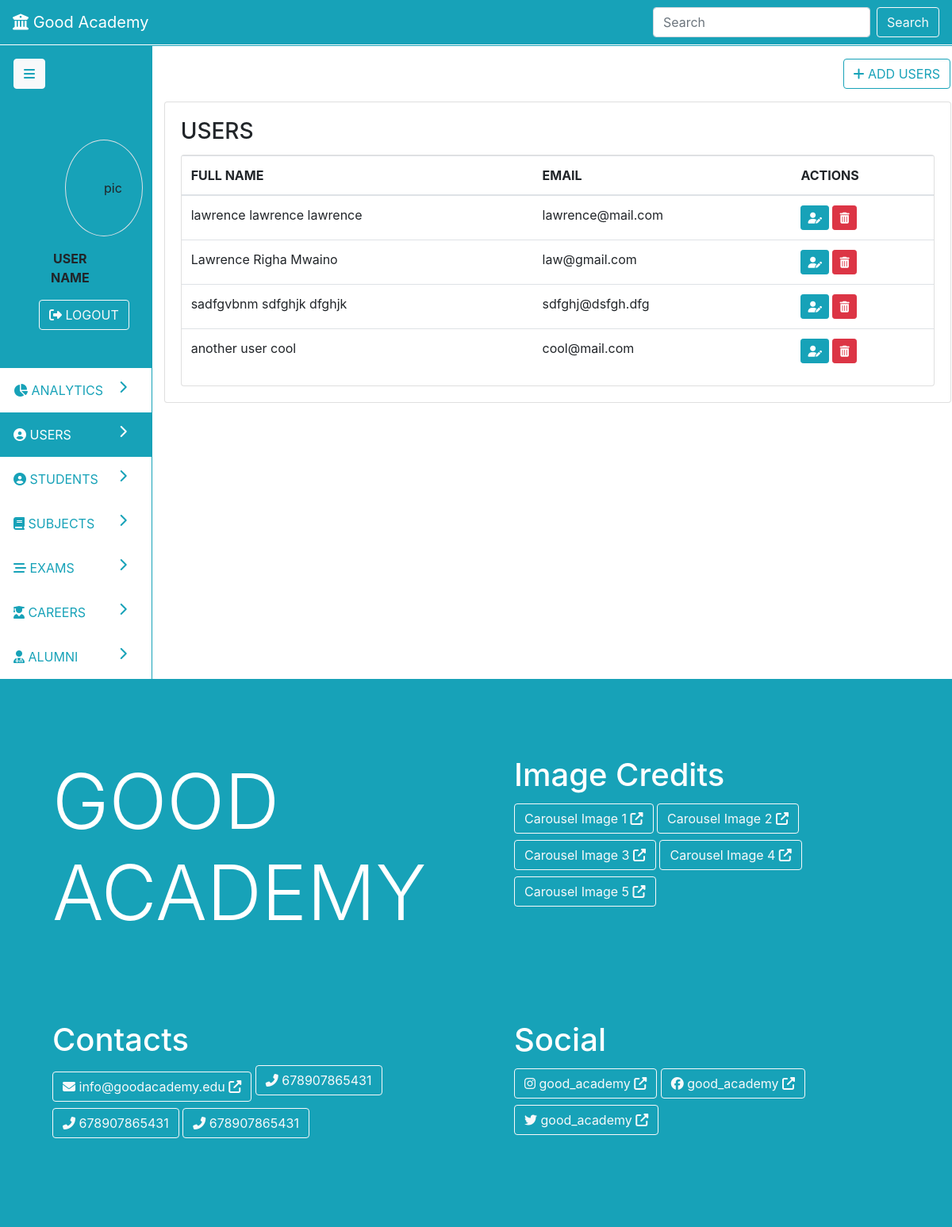
Screenshot of /users with the database file from the repository.
### parent/models.py (models this page shows, shortened)
class User(db.Model):
	id = db.Column(db.Integer, primary_key=True)
	first_name = db.Column(db.String(19), nullable=False)
	middle_name = db.Column(db.String(19), nullable=False)
	last_name = db.Column(db.String(19), nullable=False)
	email = db.Column(db.String(19), unique=True, nullable=False)
	password = db.Column(db.String(119), nullable=False)

### parent/routes.py (the view)
@app.route('/users', methods=['POST', 'GET'])
def users():
	users = User.query.all()
	return render_template('admin/users.html', nav='dash', page='users', users=users, action='read')

### parent/templates/admin/users.html
{% extends 'admin-dash.html' %}
{% block pagedata %}
{% if action=='create' %}
<div class="row">
	<div class="col p-3">
		<a class="btn float-right btn-outline-info" href="{{ url_for('users') }}"><i class="fas fa-list"></i> VIEW USERS</a>
	</div>
</div>
<div class="card p-3" onload="changeNav('users')">
	<div class="card-body text-primary">
		<h1 class="card-title text-info">Register New User</h1>
	</div>
	<form class="card" method="post">
		{{ form.hidden_tag() }}
		<div class="card-body">
			<div class="alert alert-info">
				<i class="fas fa-info-circle"></i> The default password for new accounts is 'welcome'
			</div>
			<fieldset>
				<div class="form-group">
					{{ form.first_name.label(class='form-control-label') }}
					{% if form.first_name.errors %}
						{{ form.first_name(class='form-control is-invalid')}}
						<div class="invalid-feedback">
							{% for error in form.first_name.errors %}
								<span>{{ error }}</span>
							{% endfor %}
						</div>
					{% else%}
						{{ form.first_name(class='form-control') }}
					{% endif %}
				</div>
				<div class="form-group">
					{{ form.middle_name.label(class='form-control-label') }}
					{% if form.middle_name.errors %}
						{{ form.middle_name(class='form-control is-invalid')}}
						<div class="invalid-feedback">
							{% for error in form.middle_name.errors %}
								<span>{{ error }}</span>
							{% endfor %}
						</div>
					{% else%}
						{{ form.middle_name(class='form-control') }}
					{% endif %}
				</div>
				<div class="form-group">
					{{ form.last_name.label(class='form-control-label') }}
					{% if form.last_name.errors %}
						{{ form.last_name(class='form-control is-invalid')}}
						<div class="invalid-feedback">
							{% for error in form.last_name.errors %}
								<span>{{ error }}</span>
							{% endfor %}
						</div>
					{% else%}
						{{ form.last_name(class='form-control') }}
					{% endif %}
				</div>
				<div class="form-group">
					{{ form.email.label(class='form-control-label') }}
					{% if form.email.errors %}
						{{ form.email(class='form-control is-invalid')}}
						<div class="invalid-feedback">
							{% for error in form.email.errors %}
								<span>{{ error }}</span>
							{% endfor %}
						</div>
					{% else%}
						{{ form.email(class='form-control') }}
					{% endif %}
				</div>
			</fieldset>
			<div>
				{{ form.submit(class='btn btn-info')}}
			</div>
			</div>
		</div>
	</form>
</div>
{% elif action=='read' %}
<div class="row">
	<div class="col p-3">
		<a class="btn float-right btn-outline-info" href="{{ url_for('create_user') }}"><i class="fas fa-plus"></i> ADD USERS</a>
	</div>
</div>
<div class="card">
	<div class="card-body">
		<h3 class="card-title">USERS</h3>
		<div class="card">
			<div class="table-responsive">
				<table class="table table-hover">
					<thead>
						<tr>
							<th>FULL NAME</th><th>EMAIL</th><th>ACTIONS</th>
						</tr>
					</thead>
					<tbody>
						{% for user in users %}
						<tr>
							<td>{% print(user.first_name) %} {% print(user.middle_name) %} {% print(user.last_name) %}</td>
							<td>{% print(user.email) %}</td>
							<td>
								<a href="#" class="btn btn-sm btn-info" data-toggle="tooltip" data-placement="top" title="EDIT"><i class="fas fa-user-edit"></i></a>
								<a href="#" class="btn btn-sm btn-danger" data-toggle="tooltip" data-placement="top" title="DELETE"><i class="fas fa-trash-alt"></i></a>
							</td>
						</tr>
						{% endfor %}
					</tbody>
				</table>
			</div>
		</div>
	</div>
</div>
{% elif action=='update' %}
<div class="row">
	<div class="col p-3">
		<a class="btn float-right btn-outline-info" href="{{ url_for('users') }}"><i class="fas fa-list"></i> VIEW USERS</a>
	</div>
</div>
{% elif action=='delete' %}
<div class="row">
	<div class="col p-3">
		<a class="btn float-right btn-outline-info" href="{{ url_for('users') }}"><i class="fas fa-list"></i> VIEW USERS</a>
	</div>
</div>
{% endif %}
{% endblock %}

### rows the page displays
User: first_name "lawrence", middle_name "lawrence", last_name "lawrence", email "lawrence@mail.com"
User: first_name "Lawrence", middle_name "Righa", last_name "Mwaino", email "law@gmail.com"
User: first_name "sadfgvbnm", middle_name "sdfghjk", last_name "dfghjk", email "sdfghj@dsfgh.dfg"
User: first_name "another", middle_name "user", last_name "cool", email "cool@mail.com"
